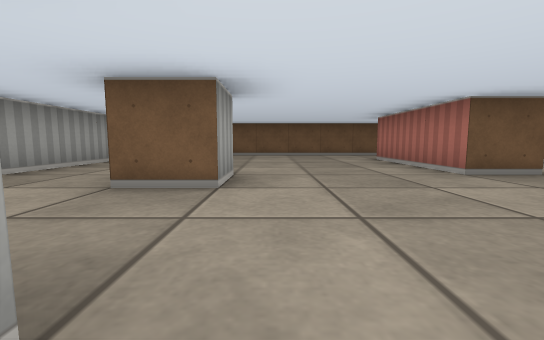
[1] (above)

15 first-person views from a walk through a cub3D maze. The camera is about half as high as the walls, tilts 6° down and sees 90° across. The floor is counted in squares. Each view is taken from the middle of a square. On the plan, view 1 faces up. The plan holds only what a view shows up to about 9 squares ahead; the rest is blank.

[2]
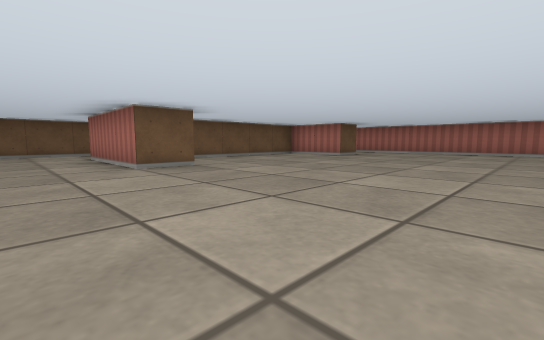

[3]
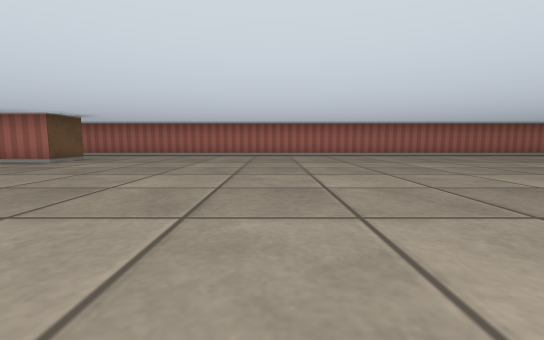

[4]
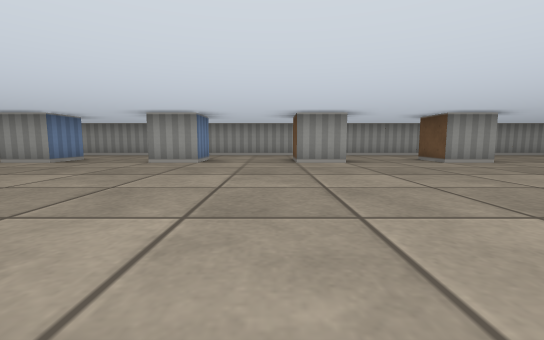

[5]
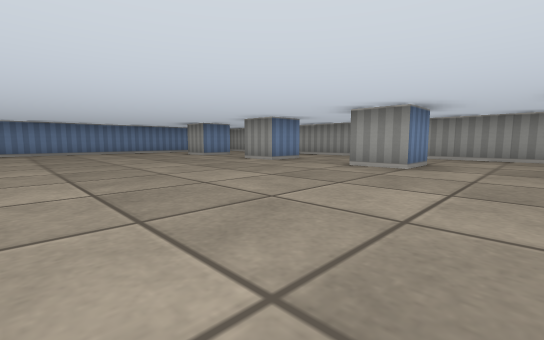

[6]
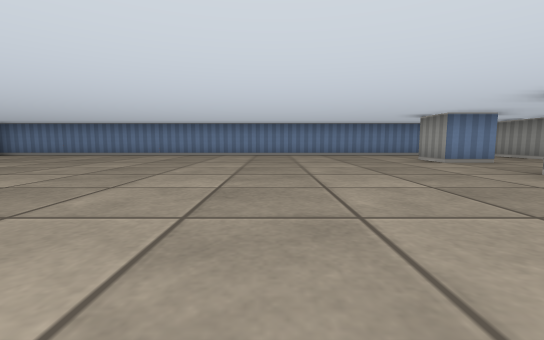

[7]
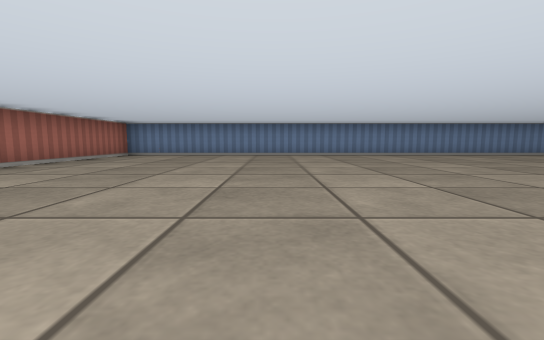

[8]
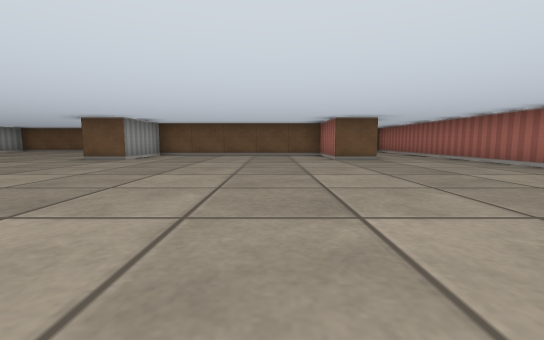

[9]
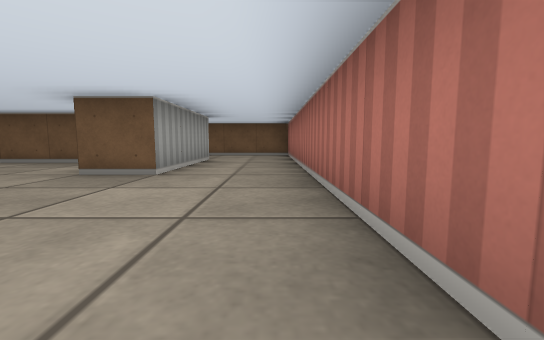

[10]
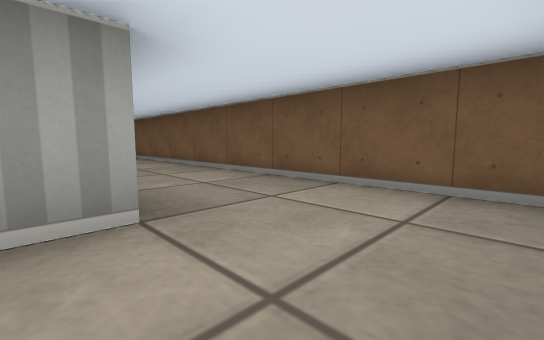

[11]
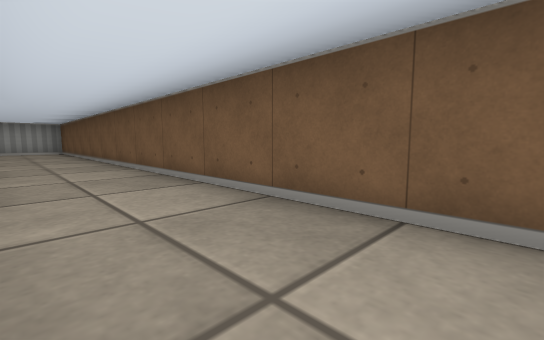

[12]
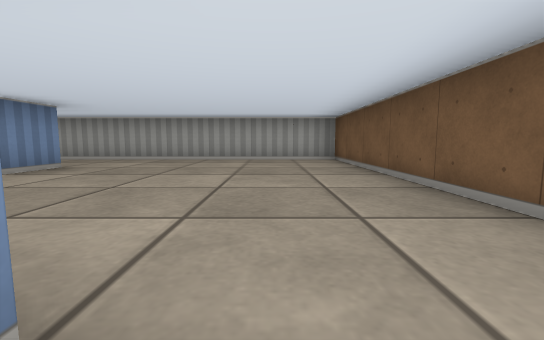

[13]
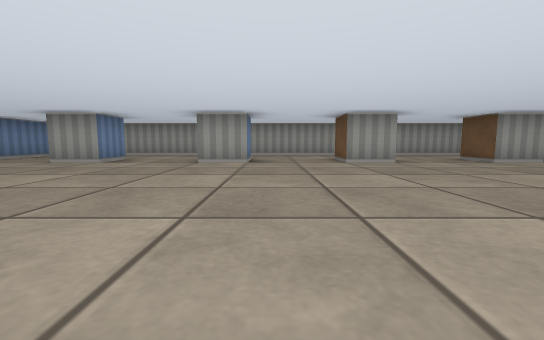

[14]
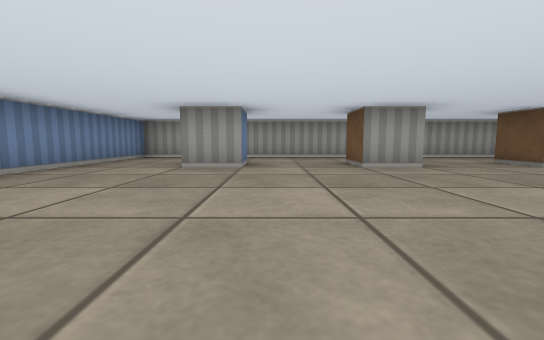

[15]
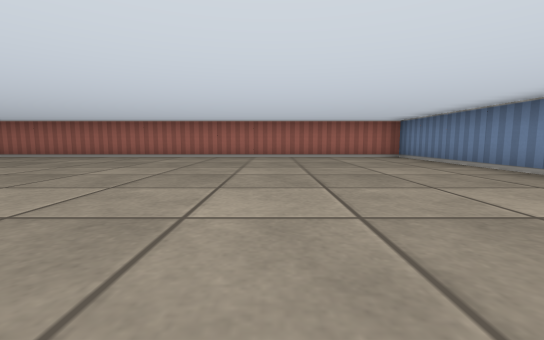

### Floor plan
Points are (right, up) in squares from view 1. A wall is a line through its corners. A room is listed if a view was taken in it or the views show most of it. See-through windows are left out.
Room 1 (views 1, 2, 3, 4, 5, 6, 7, 8, 9, 10, 11, 12, 13, 14, 15)
walls: (-0.5, 0.6) (-0.5, -0.5) (-1.5, -0.5); (-1.6, -2.5) (-0.5, -2.5) (-0.5, -3.5) (-1.5, -3.5); (-1.6, -5.5) (-0.5, -5.5) (-0.5, -6.5) (-1.5, -6.5); (-1.5, 3.5) (-0.5, 3.5) (-0.5, 2.5) (-1.5, 2.5); (-1.6, -8.5) (-0.5, -8.5) (-0.5, -9.5); (9.5, 6.6) (9.5, 3.5) (8.5, 3.5) (8.5, 5.5) (3.5, 5.5) (3.5, 3.5) (2.5, 3.5) (2.5, 6.5); (-3.5, -11.5) (11.5, -11.5) (11.5, 8.5) (-3.5, 8.5) (-3.5, -11.5)

Positions as (right, up) in squares from view 1, and headings:
1: (0, 0), facing up
2: (1, -1), facing up-right
3: (3, -1), facing right
4: (5, -1), facing left
5: (4, -1), facing down-left
6: (3, -3), facing down
7: (7, -3), facing down
8: (7, -3), facing up
9: (11, 0), facing up
10: (11, 6), facing up-left
11: (8, 7), facing up-left
12: (3, 7), facing left
13: (5, -5), facing left
14: (4, -8), facing left
15: (4, -8), facing right
